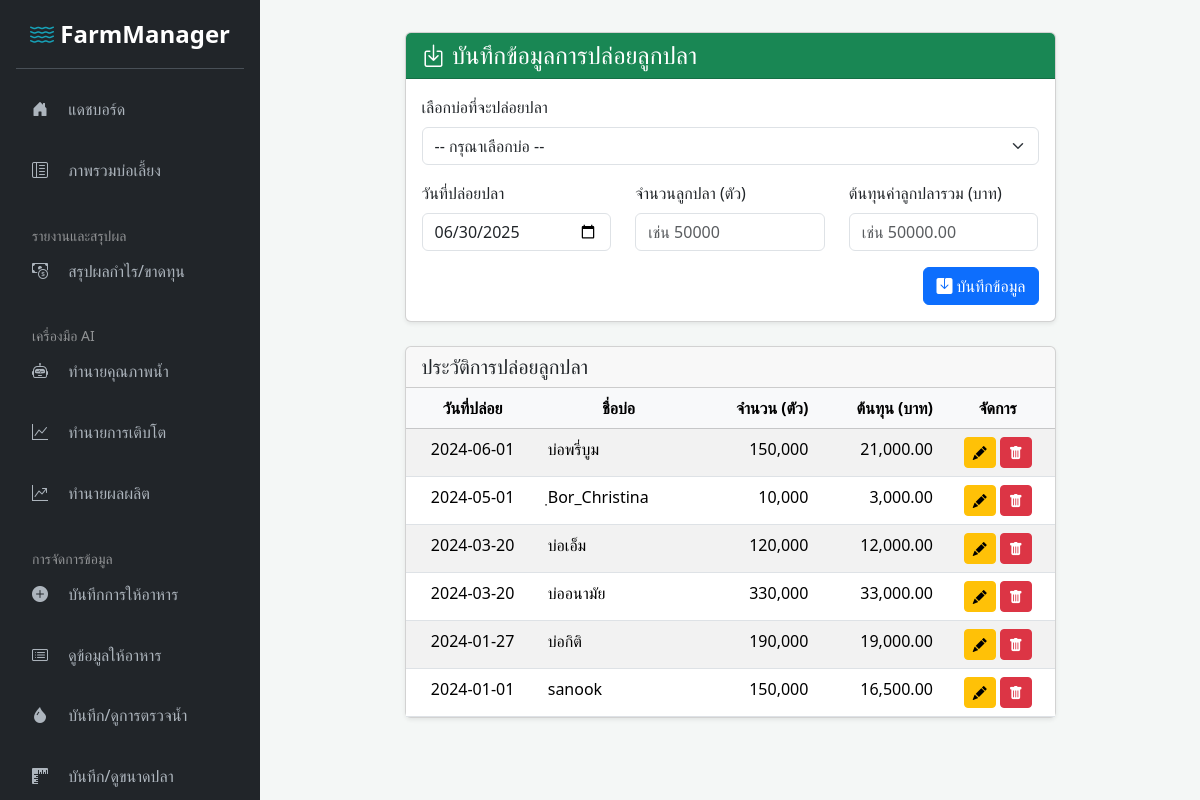
Page /add_fish_release.php (signed in) on the committed database.
### tables this page shows
CREATE TABLE `fish_releases` (
  `id` int(11) NOT NULL,
  `pond_id` int(11) NOT NULL,
  `release_date` date NOT NULL,
  `fish_amount` int(11) NOT NULL,
  `total_cost` decimal(10,2) DEFAULT 0.00,
  `created_at` timestamp NOT NULL DEFAULT current_timestamp()
);

CREATE TABLE `ponds` (
  `id` int(11) NOT NULL,
  `name` varchar(100) NOT NULL,
  `size_rai` float NOT NULL
);

### add_fish_release.php (the view, shortened to what this page needs)
<?php
include 'templates/sidebar_header.php';
$stmt_records = $conn->query("
    SELECT fr.*, p.name as pond_name
    FROM fish_releases fr
    JOIN ponds p ON fr.pond_id = p.id
    ORDER BY fr.release_date DESC, fr.id DESC
");
$release_records = $stmt_records->fetchAll(PDO::FETCH_ASSOC);
?>
<div class="row justify-content-center">
    <div class="col-lg-10 col-xl-9">
        <div class="card shadow-sm mb-4">
            <div class="card-header bg-success text-white">
                <h4 class="mb-0"><i class="bi bi-box-arrow-in-down"></i> บันทึกข้อมูลการปล่อยลูกปลา</h4>
            </div>
            <div class="card-body">
                <form method="post">
                    <div class="mb-3">
                        <label for="pond_id" class="form-label">เลือกบ่อที่จะปล่อยปลา</label>
                        <select name="pond_id" id="pond_id" class="form-select" required>
                            <option value="" disabled selected>-- กรุณาเลือกบ่อ --</option>
                        </select>
                    </div>
                    <div class="row">
                        <div class="col-md-4 mb-3">
                            <label for="release_date" class="form-label">วันที่ปล่อยปลา</label>
                            <input type="date" name="release_date" id="release_date" class="form-control" value="<?= date('Y-m-d') ?>" required>
                        </div>
                        <div class="col-md-4 mb-3">
                            <label for="fish_amount" class="form-label">จำนวนลูกปลา (ตัว)</label>
                            <input type="number" name="fish_amount" id="fish_amount" class="form-control" placeholder="เช่น 50000" required min="1">
                        </div>
                        <div class="col-md-4 mb-3">
                            <label for="total_cost" class="form-label">ต้นทุนค่าลูกปลารวม (บาท)</label>
                            <input type="number" step="0.01" name="total_cost" id="total_cost" class="form-control" placeholder="เช่น 50000.00" required min="0">
                        </div>
                    </div>
                    <div class="text-end">
                        <button type="submit" class="btn btn-primary"><i class="bi bi-save-fill"></i> บันทึกข้อมูล</button>
                    </div>
                </form>
            </div>
        </div>
        <div class="card shadow-sm">
            <div class="card-header"><h5 class="mb-0">ประวัติการปล่อยลูกปลา</h5></div>
            <div class="card-body p-0">
                <div class="table-responsive">
                    <table class="table table-striped table-hover mb-0">
                        <thead class="table-light"><tr class="text-center"><th>วันที่ปล่อย</th><th>ชื่อบ่อ</th><th class="text-end">จำนวน (ตัว)</th><th class="text-end">ต้นทุน (บาท)</th><th>จัดการ</th></tr></thead>
                        <tbody>
                            <?php if(!empty($release_records)): foreach ($release_records as $rec): ?>
                                <tr>
                                    <td class="text-center"><?=htmlspecialchars($rec['release_date'])?></td>
                                    <td><?=htmlspecialchars($rec['pond_name'])?></td>
                                    <td class="text-end"><?=number_format($rec['fish_amount'])?></td>
                                    <td class="text-end"><?=number_format($rec['total_cost'], 2)?></td>
                                    <td class="text-center">
                                        <a href="edit_fish_release.php?id=<?=$rec['id']?>" class="btn btn-warning btn-sm" title="แก้ไข"><i class="bi bi-pencil-fill"></i></a>
                                        <a href="add_fish_release.php?delete_id=<?=$rec['id']?>" class="btn btn-danger btn-sm" title="ลบ" onclick="return confirm('คุณแน่ใจว่าต้องการลบข้อมูลนี้?')"><i class="bi bi-trash-fill"></i></a>
                                    </td>
                                </tr>
                            <?php endforeach; else: ?>
                                <tr><td colspan="5" class="text-center text-muted p-3">ยังไม่มีข้อมูล</td></tr>
                            <?php endif; ?>
                        </tbody>
                    </table>
                </div>
            </div>
        </div>
    </div>
</div>
<?php
include 'templates/sidebar_footer.php';
?>

### assets/css/custom.css (style rules this page uses)
:root { --primary-color: #0d6efd; --secondary-color: #6c757d; --sidebar-bg: #212529; --sidebar-link-color: #adb5bd; --sidebar-link-hover: #ffffff; --sidebar-link-active: #ffffff; }
body { background-color: #f4f7f6; min-height: 100vh; display: flex; }

### rows in the picture
fish_releases: release_date "2024-06-01", pond.name "บ่อพรี่บูม", fish_amount "150,000", total_cost "21,000.00"
fish_releases: release_date "2024-05-01", pond.name "ฺBor_Christina", fish_amount "10,000", total_cost "3,000.00"
fish_releases: release_date "2024-03-20", pond.name "บ่อเอ็ม", fish_amount "120,000", total_cost "12,000.00"
fish_releases: release_date "2024-03-20", pond.name "บ่ออนามัย", fish_amount "330,000", total_cost "33,000.00"
fish_releases: release_date "2024-01-27", pond.name "บ่อกิติ", fish_amount "190,000", total_cost "19,000.00"
fish_releases: release_date "2024-01-01", pond.name "sanook", fish_amount "150,000", total_cost "16,500.00"
